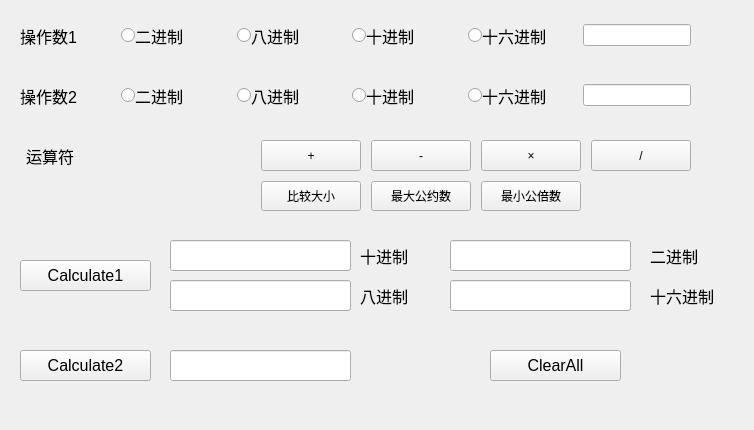
<?xml version="1.0" encoding="UTF-8"?>
<ui version="4.0">
 <class>jzys_widget</class>
 <widget class="QWidget" name="jzys_widget">
  <property name="geometry">
   <rect>
    <x>0</x>
    <y>0</y>
    <width>754</width>
    <height>430</height>
   </rect>
  </property>
  <property name="windowTitle">
   <string>Form</string>
  </property>
  <property name="styleSheet">
   <string notr="true">background-image: url(:/image/big_background.png);</string>
  </property>
  <widget class="QWidget" name="widget" native="true">
   <property name="geometry">
    <rect>
     <x>0</x>
     <y>0</y>
     <width>801</width>
     <height>451</height>
    </rect>
   </property>
   <widget class="QPushButton" name="btn_calculate2">
    <property name="geometry">
     <rect>
      <x>20</x>
      <y>350</y>
      <width>131</width>
      <height>31</height>
     </rect>
    </property>
    <property name="minimumSize">
     <size>
      <width>80</width>
      <height>20</height>
     </size>
    </property>
    <property name="maximumSize">
     <size>
      <width>200</width>
      <height>50</height>
     </size>
    </property>
    <property name="font">
     <font>
      <family>Arial</family>
      <pointsize>12</pointsize>
     </font>
    </property>
    <property name="text">
     <string>Calculate2</string>
    </property>
   </widget>
   <widget class="QWidget" name="widget_2" native="true">
    <property name="geometry">
     <rect>
      <x>20</x>
      <y>70</y>
      <width>671</width>
      <height>51</height>
     </rect>
    </property>
    <property name="styleSheet">
     <string notr="true">background-image: url(:/image/big_background.png);</string>
    </property>
    <layout class="QHBoxLayout" name="horizontalLayout_2" stretch="5,0,5,0,5,0,5,0,5,0">
     <property name="spacing">
      <number>0</number>
     </property>
     <property name="rightMargin">
      <number>0</number>
     </property>
     <item>
      <widget class="QLabel" name="label_num2">
       <property name="font">
        <font>
         <family>Arial</family>
         <pointsize>12</pointsize>
        </font>
       </property>
       <property name="text">
        <string>操作数2</string>
       </property>
      </widget>
     </item>
     <item>
      <widget class="QRadioButton" name="radioButton_22">
       <property name="text">
        <string/>
       </property>
      </widget>
     </item>
     <item>
      <widget class="QLabel" name="label_22">
       <property name="font">
        <font>
         <family>Arial</family>
         <pointsize>12</pointsize>
        </font>
       </property>
       <property name="text">
        <string>二进制</string>
       </property>
      </widget>
     </item>
     <item>
      <widget class="QRadioButton" name="radioButton_28">
       <property name="text">
        <string/>
       </property>
      </widget>
     </item>
     <item>
      <widget class="QLabel" name="label_28">
       <property name="font">
        <font>
         <family>Arial</family>
         <pointsize>12</pointsize>
        </font>
       </property>
       <property name="text">
        <string>八进制</string>
       </property>
      </widget>
     </item>
     <item>
      <widget class="QRadioButton" name="radioButton_20">
       <property name="text">
        <string/>
       </property>
      </widget>
     </item>
     <item>
      <widget class="QLabel" name="label_20">
       <property name="font">
        <font>
         <family>Arial</family>
         <pointsize>12</pointsize>
        </font>
       </property>
       <property name="text">
        <string>十进制</string>
       </property>
      </widget>
     </item>
     <item>
      <widget class="QRadioButton" name="radioButton_26">
       <property name="text">
        <string/>
       </property>
      </widget>
     </item>
     <item>
      <widget class="QLabel" name="label_26">
       <property name="font">
        <font>
         <family>Arial</family>
         <pointsize>12</pointsize>
        </font>
       </property>
       <property name="text">
        <string>十六进制</string>
       </property>
      </widget>
     </item>
     <item>
      <widget class="QLineEdit" name="lineEdit_num2"/>
     </item>
    </layout>
   </widget>
   <widget class="QLineEdit" name="lineEdit_6">
    <property name="geometry">
     <rect>
      <x>170</x>
      <y>350</y>
      <width>181</width>
      <height>31</height>
     </rect>
    </property>
   </widget>
   <widget class="QLineEdit" name="lineEdit_sixteen">
    <property name="geometry">
     <rect>
      <x>450</x>
      <y>280</y>
      <width>181</width>
      <height>31</height>
     </rect>
    </property>
   </widget>
   <widget class="QLabel" name="label_36">
    <property name="geometry">
     <rect>
      <x>650</x>
      <y>280</y>
      <width>101</width>
      <height>31</height>
     </rect>
    </property>
    <property name="font">
     <font>
      <family>Arial</family>
      <pointsize>12</pointsize>
     </font>
    </property>
    <property name="text">
     <string>十六进制</string>
    </property>
   </widget>
   <widget class="QLineEdit" name="lineEdit_eight">
    <property name="geometry">
     <rect>
      <x>170</x>
      <y>280</y>
      <width>181</width>
      <height>31</height>
     </rect>
    </property>
   </widget>
   <widget class="QLabel" name="label_30">
    <property name="geometry">
     <rect>
      <x>360</x>
      <y>240</y>
      <width>81</width>
      <height>31</height>
     </rect>
    </property>
    <property name="font">
     <font>
      <family>Arial</family>
      <pointsize>12</pointsize>
     </font>
    </property>
    <property name="text">
     <string>十进制</string>
    </property>
   </widget>
   <widget class="QPushButton" name="btn_calculate1">
    <property name="geometry">
     <rect>
      <x>20</x>
      <y>260</y>
      <width>131</width>
      <height>31</height>
     </rect>
    </property>
    <property name="minimumSize">
     <size>
      <width>80</width>
      <height>20</height>
     </size>
    </property>
    <property name="maximumSize">
     <size>
      <width>200</width>
      <height>80</height>
     </size>
    </property>
    <property name="font">
     <font>
      <family>Arial</family>
      <pointsize>12</pointsize>
     </font>
    </property>
    <property name="text">
     <string>Calculate1</string>
    </property>
   </widget>
   <widget class="QLineEdit" name="lineEdit_ten">
    <property name="geometry">
     <rect>
      <x>170</x>
      <y>240</y>
      <width>181</width>
      <height>31</height>
     </rect>
    </property>
   </widget>
   <widget class="QLabel" name="label_38">
    <property name="geometry">
     <rect>
      <x>360</x>
      <y>280</y>
      <width>91</width>
      <height>31</height>
     </rect>
    </property>
    <property name="font">
     <font>
      <family>Arial</family>
      <pointsize>12</pointsize>
     </font>
    </property>
    <property name="text">
     <string>八进制</string>
    </property>
   </widget>
   <widget class="QLineEdit" name="lineEdit_two">
    <property name="geometry">
     <rect>
      <x>450</x>
      <y>240</y>
      <width>181</width>
      <height>31</height>
     </rect>
    </property>
   </widget>
   <widget class="QWidget" name="widget_3" native="true">
    <property name="geometry">
     <rect>
      <x>20</x>
      <y>10</y>
      <width>671</width>
      <height>51</height>
     </rect>
    </property>
    <property name="styleSheet">
     <string notr="true">background-image: url(:/image/big_background.png);</string>
    </property>
    <layout class="QHBoxLayout" name="horizontalLayout" stretch="5,0,5,0,5,0,5,0,5,0">
     <property name="spacing">
      <number>0</number>
     </property>
     <property name="rightMargin">
      <number>0</number>
     </property>
     <item>
      <widget class="QLabel" name="label_num1">
       <property name="font">
        <font>
         <family>Arial</family>
         <pointsize>12</pointsize>
        </font>
       </property>
       <property name="text">
        <string>操作数1</string>
       </property>
      </widget>
     </item>
     <item>
      <widget class="QRadioButton" name="radioButton_12">
       <property name="acceptDrops">
        <bool>false</bool>
       </property>
       <property name="text">
        <string/>
       </property>
      </widget>
     </item>
     <item>
      <widget class="QLabel" name="label_12">
       <property name="font">
        <font>
         <family>Arial</family>
         <pointsize>12</pointsize>
        </font>
       </property>
       <property name="text">
        <string>二进制</string>
       </property>
      </widget>
     </item>
     <item>
      <widget class="QRadioButton" name="radioButton_18">
       <property name="text">
        <string/>
       </property>
      </widget>
     </item>
     <item>
      <widget class="QLabel" name="label_18">
       <property name="font">
        <font>
         <family>Arial</family>
         <pointsize>12</pointsize>
        </font>
       </property>
       <property name="text">
        <string>八进制</string>
       </property>
      </widget>
     </item>
     <item>
      <widget class="QRadioButton" name="radioButton_10">
       <property name="text">
        <string/>
       </property>
      </widget>
     </item>
     <item>
      <widget class="QLabel" name="label_10">
       <property name="font">
        <font>
         <family>Arial</family>
         <pointsize>12</pointsize>
        </font>
       </property>
       <property name="text">
        <string>十进制</string>
       </property>
      </widget>
     </item>
     <item>
      <widget class="QRadioButton" name="radioButton_16">
       <property name="text">
        <string/>
       </property>
      </widget>
     </item>
     <item>
      <widget class="QLabel" name="label_17">
       <property name="font">
        <font>
         <family>Arial</family>
         <pointsize>12</pointsize>
        </font>
       </property>
       <property name="text">
        <string>十六进制</string>
       </property>
      </widget>
     </item>
     <item>
      <widget class="QLineEdit" name="lineEdit_num1"/>
     </item>
    </layout>
   </widget>
   <widget class="QWidget" name="widget_4" native="true">
    <property name="geometry">
     <rect>
      <x>20</x>
      <y>130</y>
      <width>671</width>
      <height>91</height>
     </rect>
    </property>
    <property name="styleSheet">
     <string notr="true">background-image: url(:/image/big_background.png);</string>
    </property>
    <layout class="QGridLayout" name="gridLayout" rowstretch="0,0" columnstretch="0,4,4,4,4" rowminimumheight="10,10">
     <property name="leftMargin">
      <number>6</number>
     </property>
     <property name="topMargin">
      <number>10</number>
     </property>
     <property name="bottomMargin">
      <number>10</number>
     </property>
     <property name="spacing">
      <number>10</number>
     </property>
     <item row="0" column="0">
      <widget class="QLabel" name="label_operator">
       <property name="font">
        <font>
         <family>Arial</family>
         <pointsize>12</pointsize>
        </font>
       </property>
       <property name="text">
        <string>运算符</string>
       </property>
      </widget>
     </item>
     <item row="0" column="1">
      <widget class="QPushButton" name="btn_add">
       <property name="minimumSize">
        <size>
         <width>50</width>
         <height>20</height>
        </size>
       </property>
       <property name="maximumSize">
        <size>
         <width>100</width>
         <height>50</height>
        </size>
       </property>
       <property name="text">
        <string>+</string>
       </property>
      </widget>
     </item>
     <item row="0" column="2">
      <widget class="QPushButton" name="btn_sub">
       <property name="minimumSize">
        <size>
         <width>50</width>
         <height>20</height>
        </size>
       </property>
       <property name="maximumSize">
        <size>
         <width>100</width>
         <height>50</height>
        </size>
       </property>
       <property name="text">
        <string>-</string>
       </property>
      </widget>
     </item>
     <item row="0" column="3">
      <widget class="QPushButton" name="btn_mult">
       <property name="minimumSize">
        <size>
         <width>50</width>
         <height>20</height>
        </size>
       </property>
       <property name="maximumSize">
        <size>
         <width>100</width>
         <height>50</height>
        </size>
       </property>
       <property name="text">
        <string>×</string>
       </property>
      </widget>
     </item>
     <item row="0" column="4">
      <widget class="QPushButton" name="btn_div">
       <property name="minimumSize">
        <size>
         <width>50</width>
         <height>20</height>
        </size>
       </property>
       <property name="maximumSize">
        <size>
         <width>100</width>
         <height>50</height>
        </size>
       </property>
       <property name="text">
        <string>/</string>
       </property>
      </widget>
     </item>
     <item row="1" column="1">
      <widget class="QPushButton" name="btn_compare">
       <property name="minimumSize">
        <size>
         <width>50</width>
         <height>20</height>
        </size>
       </property>
       <property name="maximumSize">
        <size>
         <width>100</width>
         <height>50</height>
        </size>
       </property>
       <property name="text">
        <string>比较大小</string>
       </property>
      </widget>
     </item>
     <item row="1" column="2">
      <widget class="QPushButton" name="btn_max">
       <property name="minimumSize">
        <size>
         <width>50</width>
         <height>20</height>
        </size>
       </property>
       <property name="maximumSize">
        <size>
         <width>100</width>
         <height>50</height>
        </size>
       </property>
       <property name="text">
        <string>最大公约数</string>
       </property>
      </widget>
     </item>
     <item row="1" column="3">
      <widget class="QPushButton" name="btn_min">
       <property name="minimumSize">
        <size>
         <width>50</width>
         <height>20</height>
        </size>
       </property>
       <property name="maximumSize">
        <size>
         <width>100</width>
         <height>50</height>
        </size>
       </property>
       <property name="text">
        <string>最小公倍数</string>
       </property>
      </widget>
     </item>
    </layout>
   </widget>
   <widget class="QLabel" name="label_32">
    <property name="geometry">
     <rect>
      <x>650</x>
      <y>240</y>
      <width>91</width>
      <height>31</height>
     </rect>
    </property>
    <property name="font">
     <font>
      <family>Arial</family>
      <pointsize>12</pointsize>
     </font>
    </property>
    <property name="text">
     <string>二进制</string>
    </property>
   </widget>
   <widget class="QPushButton" name="btn_clearall">
    <property name="geometry">
     <rect>
      <x>490</x>
      <y>350</y>
      <width>131</width>
      <height>31</height>
     </rect>
    </property>
    <property name="minimumSize">
     <size>
      <width>80</width>
      <height>20</height>
     </size>
    </property>
    <property name="maximumSize">
     <size>
      <width>200</width>
      <height>80</height>
     </size>
    </property>
    <property name="font">
     <font>
      <family>Arial</family>
      <pointsize>12</pointsize>
     </font>
    </property>
    <property name="text">
     <string>ClearAll</string>
    </property>
   </widget>
  </widget>
 </widget>
 <resources/>
 <connections/>
</ui>
